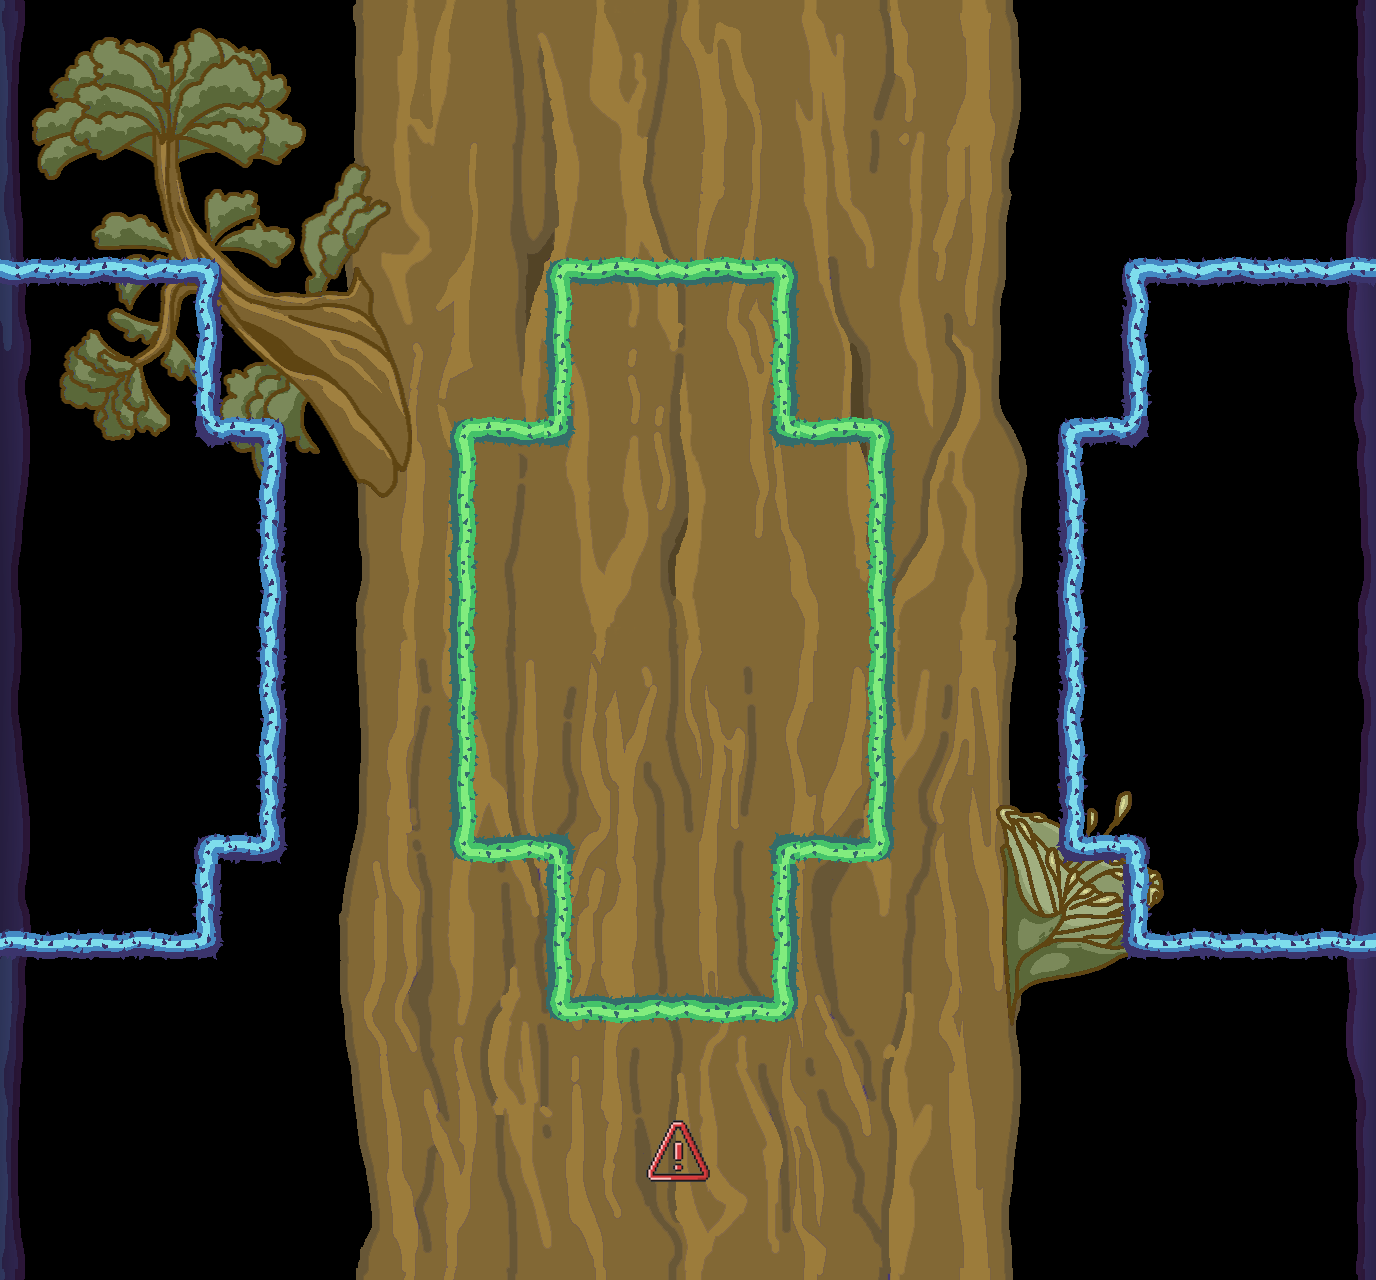

A 2D game scene composited from a Tiled map and its tileset images. What follows is a short description and the map's XML, with each tile layer's data collapsed to a summary:
An orthogonal 43x40 tile map with 32x32 px tiles, 3 tile layers (Tile Layer 2, Tile Layer 1, Tile Layer 3), 5 tilesets, 5 image layers.

<map version="1.10" tiledversion="1.10.2" orientation="orthogonal" renderorder="right-down" width="43" height="40" tilewidth="32" tileheight="32" infinite="0" nextlayerid="15" nextobjectid="11">
 <tileset firstgid="1" name="Tiles2" tilewidth="32" tileheight="32" tilecount="36" columns="6">
  <image source="Tiles2.png" width="192" height="192" />
 </tileset>
 <tileset firstgid="37" name="Tiles1" tilewidth="32" tileheight="32" tilecount="36" columns="6">
  <image source="Tiles1.png" width="192" height="192" />
 </tileset>
 <tileset firstgid="73" name="side_left" tilewidth="32" tileheight="32" tilecount="20" columns="1">
  <image source="side_left.png" width="32" height="640" />
 </tileset>
 <tileset firstgid="93" name="side_right" tilewidth="32" tileheight="32" tilecount="20" columns="1">
  <image source="side_right.png" width="32" height="640" />
 </tileset>
 <tileset firstgid="113" name="Spikeball" tilewidth="32" tileheight="32" tilecount="1" columns="1">
  <image source="Spikeball.png" width="32" height="32" />
 </tileset>
 <imagelayer id="4" name="Image Layer 2">
  <image source="Background_tile_warm_1.png" width="1366" height="640" />
 </imagelayer>
 <imagelayer id="3" name="Image Layer 1" offsetx="0" offsety="640">
  <image source="Background_tile_warm_3.png" width="1366" height="640" />
 </imagelayer>
 <imagelayer id="12" name="Image Layer 3" offsetx="-17" offsety="22">
  <image source="1.png" width="480" height="480" />
 </imagelayer>
 <imagelayer id="13" name="Image Layer 4" offsetx="942" offsety="774">
  <image source="2.png" width="256" height="256" />
 </imagelayer>
 <imagelayer id="14" name="Image Layer 5" offsetx="646" offsety="1120">
  <image source="warning.png" width="64" height="64" />
 </imagelayer>
 <layer id="2" name="Tile Layer 2" width="43" height="40">
  <data>[1720 cells, 152 non-empty, 49 distinct tile ids]</data>
 </layer>
 <layer id="1" name="Tile Layer 1" width="43" height="40">
  <data>[1720 cells, 78 non-empty, 16 distinct tile ids]</data>
 </layer>
 <layer id="11" name="Tile Layer 3" width="43" height="40">
  <data>[1720 cells, 0 non-empty, 0 distinct tile ids]</data>
 </layer>
</map>
